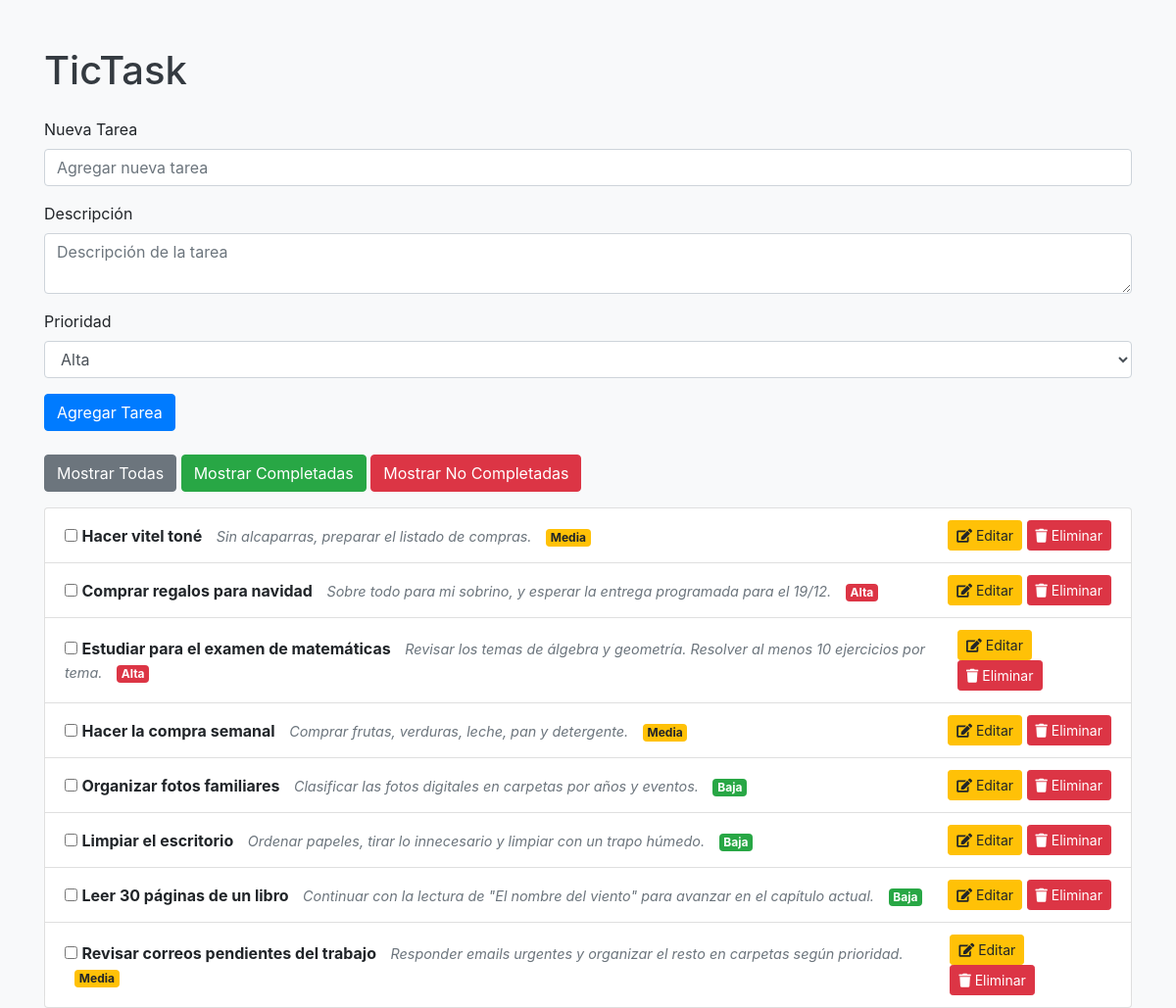
The page / on the database its author committed.
### app.py (models this page shows)
class Task(db.Model):
    id = db.Column(db.Integer, primary_key=True)
    content = db.Column(db.String(200), nullable=False)
    description = db.Column(db.String(500), nullable=True)
    priority = db.Column(db.String(10), nullable=False)
    completed = db.Column(db.Boolean, default=False)
    order = db.Column(db.Integer)
    user_id = db.Column(db.Integer, db.ForeignKey('user.id'))  # Relación con el usuario

### app.py (the view)
@app.route('/')
def index():
    filter_option = request.args.get('filter', 'all')
    if filter_option == 'completed':
        tasks = Task.query.filter_by(completed=True).all()
    elif filter_option == 'not_completed':
        tasks = Task.query.filter_by(completed=False).all()
    else:
        tasks = Task.query.all()  # Mostrar todas las tareas
    return render_template('index.html', tasks=tasks)

### templates/index.html (shortened to what this page needs)
<!DOCTYPE html>
<html lang="es">
<head>
    <link rel="stylesheet" href="https://stackpath.bootstrapcdn.com/bootstrap/4.5.2/css/bootstrap.min.css">
    <link rel="stylesheet" href="https://cdnjs.cloudflare.com/ajax/libs/font-awesome/5.15.4/css/all.min.css">
</head>
<body>
    <div class="container">
        <h1 class="mt-5">TicTask</h1>
        <form action="/add" method="POST" class="mt-4">
            <div class="form-group">
                <label for="taskContent">Nueva Tarea</label>
                <input type="text" name="content" class="form-control" id="taskContent" placeholder="Agregar nueva tarea" required>
            </div>
            <div class="form-group">
                <label for="taskDescription">Descripción</label>
                <textarea name="description" class="form-control" id="taskDescription" placeholder="Descripción de la tarea"></textarea>
            </div>
            <div class="form-group">
                <label for="taskPriority">Prioridad</label>
                <select name="priority" class="form-control" id="taskPriority" required>
                    <option value="alta">Alta</option>
                </select>
            </div>
            <button type="submit" class="btn btn-primary">Agregar Tarea</button>
        </form>
        <div class="mt-4">
            <a href="/?filter=all" class="btn btn-secondary">Mostrar Todas</a>
            <a href="/?filter=completed" class="btn btn-success">Mostrar Completadas</a>
            <a href="/?filter=not_completed" class="btn btn-danger">Mostrar No Completadas</a>
        </div>
        <ul id="task-list" class="list-group mt-3">
            {% for task in tasks %}
                <li class="list-group-item d-flex justify-content-between align-items-center {% if task.completed %}list-group-item-success{% endif %}">
                    <div>
                        <input type="checkbox" onchange="location.href='/complete/{{ task.id }}'" {% if task.completed %}checked{% endif %}>
                        <strong>{{ task.content }}</strong>
                        <span class="due-date">{{ task.description }}</span>
                        <span class="badge badge-{{ 'danger' if task.priority == 'alta' else 'warning' if task.priority == 'media' else 'success' }}">
                            {{ task.priority | capitalize }}
                        </span>
                    </div>
                    <div>
                        <a href="/edit/{{ task.id }}" class="btn btn-warning btn-sm"><i class="fas fa-edit"></i> Editar</a>
                        <a href="/delete/{{ task.id }}" class="btn btn-danger btn-sm"><i class="fas fa-trash"></i> Eliminar</a>
                    </div>
                </li>
            {% endfor %}
        </ul>
    </div>
</body>
</html>

### templates/index.html (style rules this page uses)
body { background-color: #f8f9fa; }
h1 { color: #343a40; }
.due-date { font-size: 0.9em; color: #6c757d; margin-left: 10px; font-style: italic; }
.badge { margin-left: 10px; }

### rows shown on the page
Task: content "Hacer vitel toné", description "Sin alcaparras, preparar el listado de compras.", priority "Media"
Task: content "Comprar regalos para navidad", description "Sobre todo para mi sobrino, y esperar la entrega programada para el 19/12.", priority "Alta"
Task: content "Estudiar para el examen de matemáticas", description "Revisar los temas de álgebra y geometría. Resolver al menos 10 ejercicios por tema.", priority "Alta"
Task: content "Hacer la compra semanal", description "Comprar frutas, verduras, leche, pan y detergente.", priority "Media"
Task: content "Organizar fotos familiares", description "Clasificar las fotos digitales en carpetas por años y eventos.", priority "Baja"
Task: content "Limpiar el escritorio", description "Ordenar papeles, tirar lo innecesario y limpiar con un trapo húmedo.", priority "Baja"
Task: content "Leer 30 páginas de un libro", description "Continuar con la lectura de \"El nombre del viento\" para avanzar en el capítulo actual.", priority "Baja"
Task: content "Revisar correos pendientes del trabajo", description "Responder emails urgentes y organizar el resto en carpetas según prioridad.", priority "Media"
